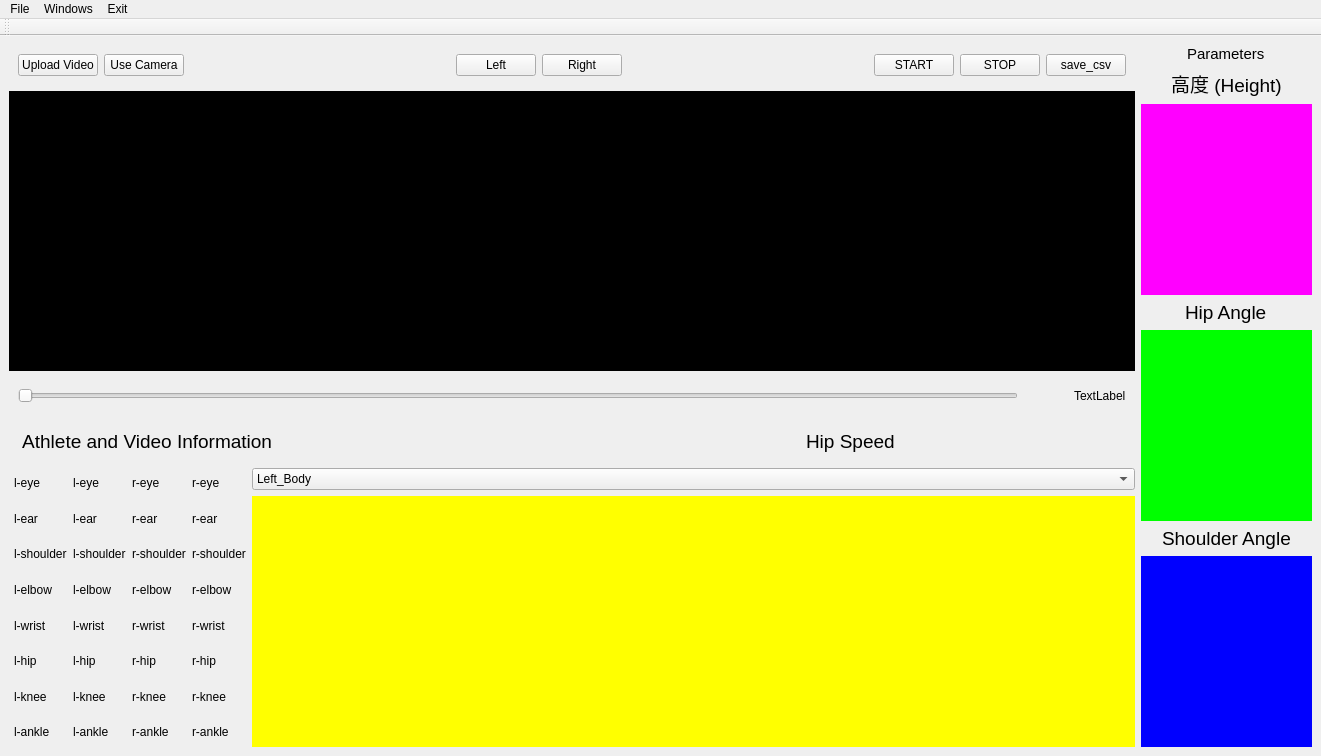
<?xml version="1.0" encoding="UTF-8"?>
<ui version="4.0">
 <class>MainWindow</class>
 <widget class="QMainWindow" name="MainWindow">
  <property name="geometry">
   <rect>
    <x>0</x>
    <y>0</y>
    <width>1321</width>
    <height>756</height>
   </rect>
  </property>
  <property name="sizePolicy">
   <sizepolicy hsizetype="Minimum" vsizetype="Preferred">
    <horstretch>0</horstretch>
    <verstretch>0</verstretch>
   </sizepolicy>
  </property>
  <property name="windowTitle">
   <string>MainWindow</string>
  </property>
  <property name="layoutDirection">
   <enum>Qt::LeftToRight</enum>
  </property>
  <widget class="QWidget" name="centralwidget">
   <layout class="QHBoxLayout" name="horizontalLayout_5">
    <item>
     <layout class="QVBoxLayout" name="verticalLayout_2">
      <item>
       <widget class="QWidget" name="button_widget" native="true">
        <property name="enabled">
         <bool>true</bool>
        </property>
        <property name="sizePolicy">
         <sizepolicy hsizetype="Expanding" vsizetype="Preferred">
          <horstretch>0</horstretch>
          <verstretch>0</verstretch>
         </sizepolicy>
        </property>
        <layout class="QHBoxLayout" name="horizontalLayout_2">
         <item>
          <widget class="QPushButton" name="Upload_video">
           <property name="text">
            <string>Upload Video</string>
           </property>
          </widget>
         </item>
         <item>
          <widget class="QPushButton" name="Use_camera">
           <property name="text">
            <string>Use Camera</string>
           </property>
          </widget>
         </item>
         <item>
          <widget class="QWidget" name="widget" native="true">
           <property name="sizePolicy">
            <sizepolicy hsizetype="Minimum" vsizetype="Preferred">
             <horstretch>0</horstretch>
             <verstretch>0</verstretch>
            </sizepolicy>
           </property>
           <property name="minimumSize">
            <size>
             <width>200</width>
             <height>0</height>
            </size>
           </property>
          </widget>
         </item>
         <item>
          <spacer name="horizontalSpacer">
           <property name="orientation">
            <enum>Qt::Horizontal</enum>
           </property>
           <property name="sizeType">
            <enum>QSizePolicy::Expanding</enum>
           </property>
           <property name="sizeHint" stdset="0">
            <size>
             <width>60</width>
             <height>20</height>
            </size>
           </property>
          </spacer>
         </item>
         <item>
          <widget class="QPushButton" name="left_one_frame">
           <property name="text">
            <string>Left</string>
           </property>
          </widget>
         </item>
         <item>
          <widget class="QPushButton" name="right_one_frame">
           <property name="text">
            <string>Right</string>
           </property>
          </widget>
         </item>
         <item>
          <spacer name="horizontalSpacer_3">
           <property name="orientation">
            <enum>Qt::Horizontal</enum>
           </property>
           <property name="sizeHint" stdset="0">
            <size>
             <width>40</width>
             <height>20</height>
            </size>
           </property>
          </spacer>
         </item>
         <item>
          <widget class="QWidget" name="space_widget" native="true">
           <property name="sizePolicy">
            <sizepolicy hsizetype="Preferred" vsizetype="Minimum">
             <horstretch>0</horstretch>
             <verstretch>0</verstretch>
            </sizepolicy>
           </property>
           <property name="minimumSize">
            <size>
             <width>200</width>
             <height>0</height>
            </size>
           </property>
          </widget>
         </item>
         <item>
          <widget class="QPushButton" name="playBtn">
           <property name="text">
            <string>START</string>
           </property>
          </widget>
         </item>
         <item>
          <widget class="QPushButton" name="stopBtn">
           <property name="text">
            <string>STOP</string>
           </property>
          </widget>
         </item>
         <item>
          <widget class="QPushButton" name="save_to_csv">
           <property name="text">
            <string>save_csv</string>
           </property>
          </widget>
         </item>
        </layout>
       </widget>
      </item>
      <item>
       <widget class="QLabel" name="main_canvas">
        <property name="sizePolicy">
         <sizepolicy hsizetype="Expanding" vsizetype="Expanding">
          <horstretch>0</horstretch>
          <verstretch>0</verstretch>
         </sizepolicy>
        </property>
        <property name="minimumSize">
         <size>
          <width>0</width>
          <height>0</height>
         </size>
        </property>
        <property name="mouseTracking">
         <bool>false</bool>
        </property>
        <property name="styleSheet">
         <string notr="true">background-color: rgb(0, 0, 0);</string>
        </property>
        <property name="text">
         <string>indicate video</string>
        </property>
        <property name="alignment">
         <set>Qt::AlignCenter</set>
        </property>
       </widget>
      </item>
      <item>
       <widget class="QWidget" name="video_progress" native="true">
        <layout class="QHBoxLayout" name="horizontalLayout_3">
         <item>
          <widget class="QSlider" name="tl_slider">
           <property name="orientation">
            <enum>Qt::Horizontal</enum>
           </property>
          </widget>
         </item>
         <item>
          <spacer name="horizontalSpacer_2">
           <property name="orientation">
            <enum>Qt::Horizontal</enum>
           </property>
           <property name="sizeType">
            <enum>QSizePolicy::Minimum</enum>
           </property>
           <property name="sizeHint" stdset="0">
            <size>
             <width>50</width>
             <height>20</height>
            </size>
           </property>
          </spacer>
         </item>
         <item>
          <widget class="QLabel" name="position_label">
           <property name="text">
            <string>TextLabel</string>
           </property>
          </widget>
         </item>
        </layout>
       </widget>
      </item>
      <item>
       <widget class="QWidget" name="hip_speed" native="true">
        <layout class="QHBoxLayout" name="horizontalLayout_4">
         <item>
          <widget class="QLabel" name="athelete_title">
           <property name="font">
            <font>
             <pointsize>14</pointsize>
            </font>
           </property>
           <property name="mouseTracking">
            <bool>false</bool>
           </property>
           <property name="text">
            <string> Athlete and Video Information</string>
           </property>
           <property name="alignment">
            <set>Qt::AlignLeading|Qt::AlignLeft|Qt::AlignVCenter</set>
           </property>
           <property name="margin">
            <number>-2</number>
           </property>
          </widget>
         </item>
         <item alignment="Qt::AlignHCenter">
          <widget class="QLabel" name="athelete_title_2">
           <property name="font">
            <font>
             <pointsize>14</pointsize>
            </font>
           </property>
           <property name="mouseTracking">
            <bool>false</bool>
           </property>
           <property name="text">
            <string>Hip Speed</string>
           </property>
           <property name="alignment">
            <set>Qt::AlignLeading|Qt::AlignLeft|Qt::AlignVCenter</set>
           </property>
           <property name="margin">
            <number>-2</number>
           </property>
          </widget>
         </item>
        </layout>
       </widget>
      </item>
      <item>
       <layout class="QHBoxLayout" name="horizontalLayout">
        <item>
         <layout class="QGridLayout" name="gridLayout">
          <property name="sizeConstraint">
           <enum>QLayout::SetNoConstraint</enum>
          </property>
          <property name="leftMargin">
           <number>5</number>
          </property>
          <item row="1" column="3">
           <widget class="QLabel" name="r_ear_acc">
            <property name="sizePolicy">
             <sizepolicy hsizetype="Preferred" vsizetype="Preferred">
              <horstretch>0</horstretch>
              <verstretch>0</verstretch>
             </sizepolicy>
            </property>
            <property name="text">
             <string>r-ear</string>
            </property>
           </widget>
          </item>
          <item row="4" column="1">
           <widget class="QLabel" name="l_wrist_acc">
            <property name="sizePolicy">
             <sizepolicy hsizetype="Preferred" vsizetype="Preferred">
              <horstretch>0</horstretch>
              <verstretch>0</verstretch>
             </sizepolicy>
            </property>
            <property name="text">
             <string>l-wrist</string>
            </property>
           </widget>
          </item>
          <item row="0" column="0">
           <widget class="QLabel" name="label_12">
            <property name="sizePolicy">
             <sizepolicy hsizetype="Preferred" vsizetype="Preferred">
              <horstretch>0</horstretch>
              <verstretch>0</verstretch>
             </sizepolicy>
            </property>
            <property name="text">
             <string>l-eye</string>
            </property>
           </widget>
          </item>
          <item row="0" column="2">
           <widget class="QLabel" name="label_13">
            <property name="sizePolicy">
             <sizepolicy hsizetype="Preferred" vsizetype="Preferred">
              <horstretch>0</horstretch>
              <verstretch>0</verstretch>
             </sizepolicy>
            </property>
            <property name="text">
             <string>r-eye</string>
            </property>
           </widget>
          </item>
          <item row="4" column="3">
           <widget class="QLabel" name="r_wrist_acc">
            <property name="sizePolicy">
             <sizepolicy hsizetype="Preferred" vsizetype="Preferred">
              <horstretch>0</horstretch>
              <verstretch>0</verstretch>
             </sizepolicy>
            </property>
            <property name="text">
             <string>r-wrist</string>
            </property>
           </widget>
          </item>
          <item row="5" column="2">
           <widget class="QLabel" name="label_18">
            <property name="sizePolicy">
             <sizepolicy hsizetype="Preferred" vsizetype="Preferred">
              <horstretch>0</horstretch>
              <verstretch>0</verstretch>
             </sizepolicy>
            </property>
            <property name="text">
             <string>r-hip</string>
            </property>
           </widget>
          </item>
          <item row="4" column="2">
           <widget class="QLabel" name="label_17">
            <property name="sizePolicy">
             <sizepolicy hsizetype="Preferred" vsizetype="Preferred">
              <horstretch>0</horstretch>
              <verstretch>0</verstretch>
             </sizepolicy>
            </property>
            <property name="text">
             <string>r-wrist</string>
            </property>
           </widget>
          </item>
          <item row="5" column="3">
           <widget class="QLabel" name="r_hip_acc">
            <property name="sizePolicy">
             <sizepolicy hsizetype="Preferred" vsizetype="Preferred">
              <horstretch>0</horstretch>
              <verstretch>0</verstretch>
             </sizepolicy>
            </property>
            <property name="text">
             <string>r-hip</string>
            </property>
           </widget>
          </item>
          <item row="7" column="2">
           <widget class="QLabel" name="label_20">
            <property name="sizePolicy">
             <sizepolicy hsizetype="Preferred" vsizetype="Preferred">
              <horstretch>0</horstretch>
              <verstretch>0</verstretch>
             </sizepolicy>
            </property>
            <property name="text">
             <string>r-ankle</string>
            </property>
           </widget>
          </item>
          <item row="1" column="1">
           <widget class="QLabel" name="l_ear_acc">
            <property name="sizePolicy">
             <sizepolicy hsizetype="Preferred" vsizetype="Preferred">
              <horstretch>0</horstretch>
              <verstretch>0</verstretch>
             </sizepolicy>
            </property>
            <property name="text">
             <string>l-ear</string>
            </property>
           </widget>
          </item>
          <item row="6" column="0">
           <widget class="QLabel" name="label_10">
            <property name="sizePolicy">
             <sizepolicy hsizetype="Preferred" vsizetype="Preferred">
              <horstretch>0</horstretch>
              <verstretch>0</verstretch>
             </sizepolicy>
            </property>
            <property name="text">
             <string>l-knee</string>
            </property>
           </widget>
          </item>
          <item row="6" column="3">
           <widget class="QLabel" name="r_knee_acc">
            <property name="sizePolicy">
             <sizepolicy hsizetype="Preferred" vsizetype="Preferred">
              <horstretch>0</horstretch>
              <verstretch>0</verstretch>
             </sizepolicy>
            </property>
            <property name="text">
             <string>r-knee</string>
            </property>
           </widget>
          </item>
          <item row="3" column="2">
           <widget class="QLabel" name="label_16">
            <property name="sizePolicy">
             <sizepolicy hsizetype="Preferred" vsizetype="Preferred">
              <horstretch>0</horstretch>
              <verstretch>0</verstretch>
             </sizepolicy>
            </property>
            <property name="text">
             <string>r-elbow</string>
            </property>
           </widget>
          </item>
          <item row="2" column="2">
           <widget class="QLabel" name="label_15">
            <property name="sizePolicy">
             <sizepolicy hsizetype="Preferred" vsizetype="Preferred">
              <horstretch>0</horstretch>
              <verstretch>0</verstretch>
             </sizepolicy>
            </property>
            <property name="text">
             <string>r-shoulder</string>
            </property>
           </widget>
          </item>
          <item row="5" column="1">
           <widget class="QLabel" name="l_hip_acc">
            <property name="sizePolicy">
             <sizepolicy hsizetype="Preferred" vsizetype="Preferred">
              <horstretch>0</horstretch>
              <verstretch>0</verstretch>
             </sizepolicy>
            </property>
            <property name="text">
             <string>l-hip</string>
            </property>
           </widget>
          </item>
          <item row="0" column="1">
           <widget class="QLabel" name="l_eye_acc">
            <property name="sizePolicy">
             <sizepolicy hsizetype="Preferred" vsizetype="Preferred">
              <horstretch>0</horstretch>
              <verstretch>0</verstretch>
             </sizepolicy>
            </property>
            <property name="text">
             <string>l-eye</string>
            </property>
           </widget>
          </item>
          <item row="0" column="3">
           <widget class="QLabel" name="r_eye_acc">
            <property name="sizePolicy">
             <sizepolicy hsizetype="Preferred" vsizetype="Preferred">
              <horstretch>0</horstretch>
              <verstretch>0</verstretch>
             </sizepolicy>
            </property>
            <property name="text">
             <string>r-eye</string>
            </property>
           </widget>
          </item>
          <item row="5" column="0">
           <widget class="QLabel" name="label_9">
            <property name="sizePolicy">
             <sizepolicy hsizetype="Preferred" vsizetype="Preferred">
              <horstretch>0</horstretch>
              <verstretch>0</verstretch>
             </sizepolicy>
            </property>
            <property name="text">
             <string>l-hip</string>
            </property>
           </widget>
          </item>
          <item row="7" column="1">
           <widget class="QLabel" name="l_ankle_acc">
            <property name="sizePolicy">
             <sizepolicy hsizetype="Preferred" vsizetype="Preferred">
              <horstretch>0</horstretch>
              <verstretch>0</verstretch>
             </sizepolicy>
            </property>
            <property name="text">
             <string>l-ankle</string>
            </property>
           </widget>
          </item>
          <item row="2" column="1">
           <widget class="QLabel" name="l_shoulder_acc">
            <property name="sizePolicy">
             <sizepolicy hsizetype="Preferred" vsizetype="Preferred">
              <horstretch>0</horstretch>
              <verstretch>0</verstretch>
             </sizepolicy>
            </property>
            <property name="text">
             <string>l-shoulder</string>
            </property>
           </widget>
          </item>
          <item row="6" column="2">
           <widget class="QLabel" name="label_19">
            <property name="sizePolicy">
             <sizepolicy hsizetype="Preferred" vsizetype="Preferred">
              <horstretch>0</horstretch>
              <verstretch>0</verstretch>
             </sizepolicy>
            </property>
            <property name="text">
             <string>r-knee</string>
            </property>
           </widget>
          </item>
          <item row="1" column="0">
           <widget class="QLabel" name="label">
            <property name="sizePolicy">
             <sizepolicy hsizetype="Preferred" vsizetype="Preferred">
              <horstretch>0</horstretch>
              <verstretch>0</verstretch>
             </sizepolicy>
            </property>
            <property name="text">
             <string>l-ear</string>
            </property>
           </widget>
          </item>
          <item row="6" column="1">
           <widget class="QLabel" name="l_knee_acc">
            <property name="sizePolicy">
             <sizepolicy hsizetype="Preferred" vsizetype="Preferred">
              <horstretch>0</horstretch>
              <verstretch>0</verstretch>
             </sizepolicy>
            </property>
            <property name="text">
             <string>l-knee</string>
            </property>
           </widget>
          </item>
          <item row="7" column="0">
           <widget class="QLabel" name="label_11">
            <property name="sizePolicy">
             <sizepolicy hsizetype="Preferred" vsizetype="Preferred">
              <horstretch>0</horstretch>
              <verstretch>0</verstretch>
             </sizepolicy>
            </property>
            <property name="text">
             <string>l-ankle</string>
            </property>
           </widget>
          </item>
          <item row="2" column="0">
           <widget class="QLabel" name="label_6">
            <property name="sizePolicy">
             <sizepolicy hsizetype="Preferred" vsizetype="Preferred">
              <horstretch>0</horstretch>
              <verstretch>0</verstretch>
             </sizepolicy>
            </property>
            <property name="text">
             <string>l-shoulder</string>
            </property>
           </widget>
          </item>
          <item row="3" column="0">
           <widget class="QLabel" name="label_7">
            <property name="sizePolicy">
             <sizepolicy hsizetype="Preferred" vsizetype="Preferred">
              <horstretch>0</horstretch>
              <verstretch>0</verstretch>
             </sizepolicy>
            </property>
            <property name="text">
             <string>l-elbow</string>
            </property>
           </widget>
          </item>
          <item row="4" column="0">
           <widget class="QLabel" name="label_8">
            <property name="sizePolicy">
             <sizepolicy hsizetype="Preferred" vsizetype="Preferred">
              <horstretch>0</horstretch>
              <verstretch>0</verstretch>
             </sizepolicy>
            </property>
            <property name="text">
             <string>l-wrist</string>
            </property>
           </widget>
          </item>
          <item row="3" column="3">
           <widget class="QLabel" name="r_elbow_acc">
            <property name="sizePolicy">
             <sizepolicy hsizetype="Preferred" vsizetype="Preferred">
              <horstretch>0</horstretch>
              <verstretch>0</verstretch>
             </sizepolicy>
            </property>
            <property name="text">
             <string>r-elbow</string>
            </property>
           </widget>
          </item>
          <item row="1" column="2">
           <widget class="QLabel" name="label_14">
            <property name="sizePolicy">
             <sizepolicy hsizetype="Preferred" vsizetype="Preferred">
              <horstretch>0</horstretch>
              <verstretch>0</verstretch>
             </sizepolicy>
            </property>
            <property name="text">
             <string>r-ear</string>
            </property>
           </widget>
          </item>
          <item row="2" column="3">
           <widget class="QLabel" name="r_shoulder_acc">
            <property name="sizePolicy">
             <sizepolicy hsizetype="Preferred" vsizetype="Preferred">
              <horstretch>0</horstretch>
              <verstretch>0</verstretch>
             </sizepolicy>
            </property>
            <property name="text">
             <string>r-shoulder</string>
            </property>
           </widget>
          </item>
          <item row="3" column="1">
           <widget class="QLabel" name="l_elbow_acc">
            <property name="sizePolicy">
             <sizepolicy hsizetype="Preferred" vsizetype="Preferred">
              <horstretch>0</horstretch>
              <verstretch>0</verstretch>
             </sizepolicy>
            </property>
            <property name="text">
             <string>l-elbow</string>
            </property>
           </widget>
          </item>
          <item row="7" column="3">
           <widget class="QLabel" name="r_ankle_acc">
            <property name="sizePolicy">
             <sizepolicy hsizetype="Preferred" vsizetype="Preferred">
              <horstretch>0</horstretch>
              <verstretch>0</verstretch>
             </sizepolicy>
            </property>
            <property name="text">
             <string>r-ankle</string>
            </property>
           </widget>
          </item>
         </layout>
        </item>
        <item>
         <layout class="QVBoxLayout" name="verticalLayout">
          <item>
           <widget class="QComboBox" name="comboBox">
            <property name="sizePolicy">
             <sizepolicy hsizetype="Preferred" vsizetype="Preferred">
              <horstretch>0</horstretch>
              <verstretch>0</verstretch>
             </sizepolicy>
            </property>
            <item>
             <property name="text">
              <string>Left_Body</string>
             </property>
            </item>
            <item>
             <property name="text">
              <string>Right_Body</string>
             </property>
            </item>
           </widget>
          </item>
          <item>
           <widget class="PlotWidget" name="hip_speed_gp" native="true">
            <property name="enabled">
             <bool>true</bool>
            </property>
            <property name="sizePolicy">
             <sizepolicy hsizetype="Expanding" vsizetype="Expanding">
              <horstretch>0</horstretch>
              <verstretch>0</verstretch>
             </sizepolicy>
            </property>
            <property name="minimumSize">
             <size>
              <width>0</width>
              <height>0</height>
             </size>
            </property>
            <property name="font">
             <font>
              <weight>50</weight>
              <bold>false</bold>
             </font>
            </property>
            <property name="layoutDirection">
             <enum>Qt::LeftToRight</enum>
            </property>
            <property name="styleSheet">
             <string notr="true">background-color: rgb(255, 255, 0);</string>
            </property>
           </widget>
          </item>
         </layout>
        </item>
       </layout>
      </item>
     </layout>
    </item>
    <item>
     <layout class="QVBoxLayout" name="verticalLayout_3">
      <item alignment="Qt::AlignHCenter">
       <widget class="QLabel" name="label_2">
        <property name="font">
         <font>
          <pointsize>11</pointsize>
         </font>
        </property>
        <property name="text">
         <string>Parameters</string>
        </property>
       </widget>
      </item>
      <item alignment="Qt::AlignHCenter">
       <widget class="QLabel" name="label_3">
        <property name="sizePolicy">
         <sizepolicy hsizetype="Preferred" vsizetype="Preferred">
          <horstretch>0</horstretch>
          <verstretch>0</verstretch>
         </sizepolicy>
        </property>
        <property name="font">
         <font>
          <pointsize>14</pointsize>
         </font>
        </property>
        <property name="text">
         <string>高度 (Height)</string>
        </property>
       </widget>
      </item>
      <item>
       <widget class="PlotWidget" name="height_pg" native="true">
        <property name="sizePolicy">
         <sizepolicy hsizetype="Expanding" vsizetype="Expanding">
          <horstretch>0</horstretch>
          <verstretch>0</verstretch>
         </sizepolicy>
        </property>
        <property name="styleSheet">
         <string notr="true">background-color: rgb(255, 0, 255);</string>
        </property>
       </widget>
      </item>
      <item alignment="Qt::AlignHCenter">
       <widget class="QLabel" name="label_21">
        <property name="sizePolicy">
         <sizepolicy hsizetype="Preferred" vsizetype="Preferred">
          <horstretch>0</horstretch>
          <verstretch>0</verstretch>
         </sizepolicy>
        </property>
        <property name="font">
         <font>
          <pointsize>14</pointsize>
         </font>
        </property>
        <property name="text">
         <string>Hip Angle</string>
        </property>
       </widget>
      </item>
      <item>
       <widget class="PlotWidget" name="hip_angle_pg" native="true">
        <property name="sizePolicy">
         <sizepolicy hsizetype="Expanding" vsizetype="Expanding">
          <horstretch>0</horstretch>
          <verstretch>0</verstretch>
         </sizepolicy>
        </property>
        <property name="styleSheet">
         <string notr="true">background-color: rgb(0, 255, 0);</string>
        </property>
       </widget>
      </item>
      <item alignment="Qt::AlignHCenter">
       <widget class="QLabel" name="label_4">
        <property name="sizePolicy">
         <sizepolicy hsizetype="Preferred" vsizetype="Preferred">
          <horstretch>0</horstretch>
          <verstretch>0</verstretch>
         </sizepolicy>
        </property>
        <property name="font">
         <font>
          <pointsize>14</pointsize>
         </font>
        </property>
        <property name="text">
         <string>Shoulder Angle</string>
        </property>
       </widget>
      </item>
      <item>
       <widget class="PlotWidget" name="shoulder_angle_pg" native="true">
        <property name="sizePolicy">
         <sizepolicy hsizetype="Expanding" vsizetype="Expanding">
          <horstretch>0</horstretch>
          <verstretch>0</verstretch>
         </sizepolicy>
        </property>
        <property name="minimumSize">
         <size>
          <width>0</width>
          <height>0</height>
         </size>
        </property>
        <property name="styleSheet">
         <string notr="true">background-color: rgb(0, 0, 255);</string>
        </property>
       </widget>
      </item>
     </layout>
    </item>
   </layout>
  </widget>
  <widget class="QMenuBar" name="menuBar">
   <property name="geometry">
    <rect>
     <x>0</x>
     <y>0</y>
     <width>1321</width>
     <height>20</height>
    </rect>
   </property>
   <widget class="QMenu" name="menu">
    <property name="title">
     <string>File</string>
    </property>
   </widget>
   <widget class="QMenu" name="menuWindows">
    <property name="title">
     <string>Windows</string>
    </property>
    <addaction name="actionMivos"/>
    <addaction name="actionMotion_Analysis"/>
   </widget>
   <widget class="QMenu" name="menuExit">
    <property name="title">
     <string>Exit</string>
    </property>
   </widget>
   <addaction name="menu"/>
   <addaction name="menuWindows"/>
   <addaction name="menuExit"/>
  </widget>
  <widget class="QToolBar" name="toolBar">
   <property name="windowTitle">
    <string>toolBar</string>
   </property>
   <attribute name="toolBarArea">
    <enum>TopToolBarArea</enum>
   </attribute>
   <attribute name="toolBarBreak">
    <bool>false</bool>
   </attribute>
  </widget>
  <action name="actionMivos">
   <property name="text">
    <string>Mivos</string>
   </property>
  </action>
  <action name="actionMotion_Analysis">
   <property name="text">
    <string>Motion Analysis</string>
   </property>
  </action>
 </widget>
 <customwidgets>
  <customwidget>
   <class>PlotWidget</class>
   <extends>QWidget</extends>
   <header>pyqtgraph</header>
   <container>1</container>
  </customwidget>
 </customwidgets>
 <resources/>
 <connections/>
</ui>
